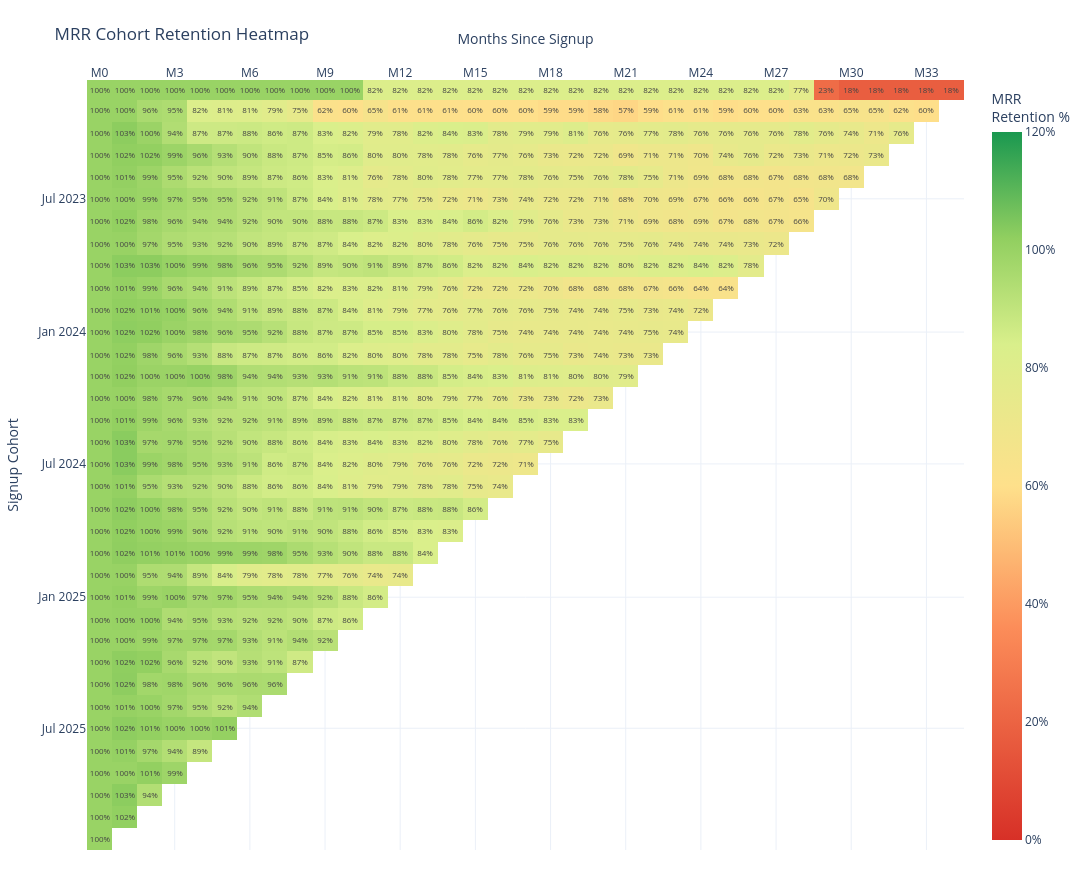

Notebook source saved alongside this figure:
### Code cell
z, text = [], []
for cohort in cohorts:
    row_z = [retention[cohort].get(o) for o in offsets]
    z.append(row_z)
    text.append([f'{v:.0f}%' if v is not None else '' for v in row_z])

z_arr = np.array(z, dtype=float)
z_arr[z_arr == 0] = np.nan

fig_heatmap = go.Figure(data=go.Heatmap(
    z=z_arr,
    x=[f'M{o}' for o in offsets],
    y=cohorts,
    text=text,
    texttemplate='%{text}',
    textfont={'size': 8},
    colorscale=[
        [0.0,  '#d73027'],
        [0.3,  '#fc8d59'],
        [0.5,  '#fee08b'],
        [0.7,  '#d9ef8b'],
        [0.85, '#91cf60'],
        [1.0,  '#1a9850'],
    ],
    zmin=0, zmax=120,
    colorbar=dict(title='MRR<br>Retention %', ticksuffix='%'),
    hoverongaps=False,
    hovertemplate='Cohort: %{y}<br>Month: %{x}<br>Retention: %{z:.1f}%<extra></extra>',
))
fig_heatmap.update_layout(
    title='MRR Cohort Retention Heatmap',
    xaxis=dict(title='Months Since Signup', dtick=3, side='top'),
    yaxis=dict(title='Signup Cohort', autorange='reversed'),
    template='plotly_white',
    height=max(500, len(cohorts) * 22 + 120),
    width=max(900, len(offsets) * 30 + 120),
    margin=dict(l=80, r=100, t=80, b=40),
)
fig_heatmap.write_html(OUTPUT_DIR / 'cohort_retention.html', include_plotlyjs='cdn')
fig_heatmap.show()
fig_heatmap.write_image(OUTPUT_DIR / 'fig_heatmap.png')

### Figure 1 — Plotly figure (JSON) as saved in the notebook; plotly's stock layout.template omitted (floating-point values rounded to 4 significant figures; data arrays with more than 128 entries replaced by an {"elided": "..."} marker saying what was removed)
{"data": [{"colorbar": {"ticksuffix": "%", "title": {"text": "MRR<br>Retention %"}}, "colorscale": [[0, "#d73027"], [0.3, "#fc8d59"], [0.5, "#fee08b"], [0.7, "#d9ef8b"], [0.85, "#91cf60"], [1, "#1a9850"]], "hoverongaps": false, "hovertemplate": "Cohort: %{y}<br>Month: %{x}<br>Retention: %{z:.1f}%<extra></extra>", "text": {"elided": "35x35 str values"}, "textfont": {"size": 8}, "texttemplate": "%{text}", "type": "heatmap", "x": ["M0", "M1", "M2", "M3", "M4", "M5", "M6", "M7", "M8", "M9", "M10", "M11", "M12", "M13", "M14", "M15", "M16", "M17", "M18", "M19", "M20", "M21", "M22", "M23", "M24", "M25", "M26", "M27", "M28", "M29", "M30", "M31", "M32", "M33", "M34"], "y": ["2023-02", "2023-03", "2023-04", "2023-05", "2023-06", "2023-07", "2023-08", "2023-09", "2023-10", "2023-11", "2023-12", "2024-01", "2024-02", "2024-03", "2024-04", "2024-05", "2024-06", "2024-07", "2024-08", "2024-09", "2024-10", "2024-11", "2024-12", "2025-01", "2025-02", "2025-03", "2025-04", "2025-05", "2025-06", "2025-07", "2025-08", "2025-09", "2025-10", "2025-11", "2025-12"], "z": {"elided": "35x35 float values"}, "zmax": 120, "zmin": 0}], "layout": {"height": 890, "margin": {"b": 40, "l": 80, "r": 100, "t": 80}, "title": {"text": "MRR Cohort Retention Heatmap"}, "width": 1170, "xaxis": {"dtick": 3, "side": "top", "title": {"text": "Months Since Signup"}}, "yaxis": {"autorange": "reversed", "title": {"text": "Signup Cohort"}}}}
